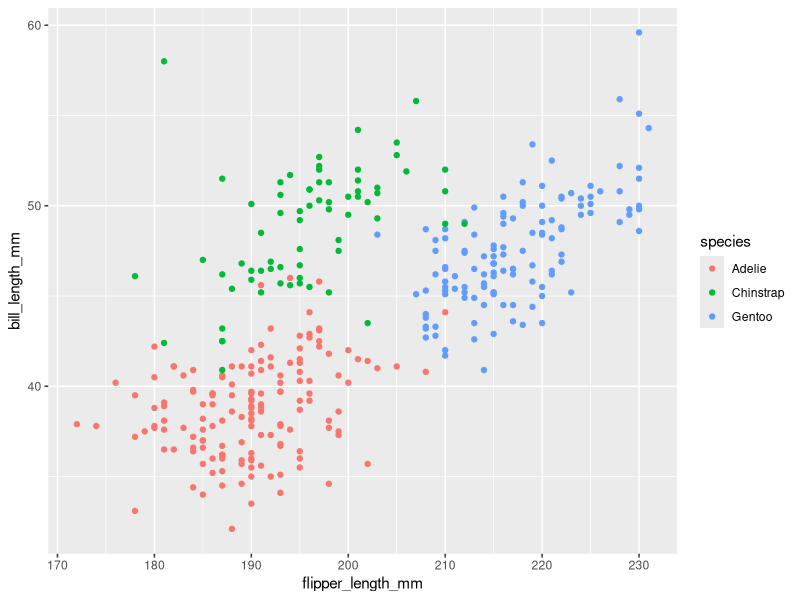
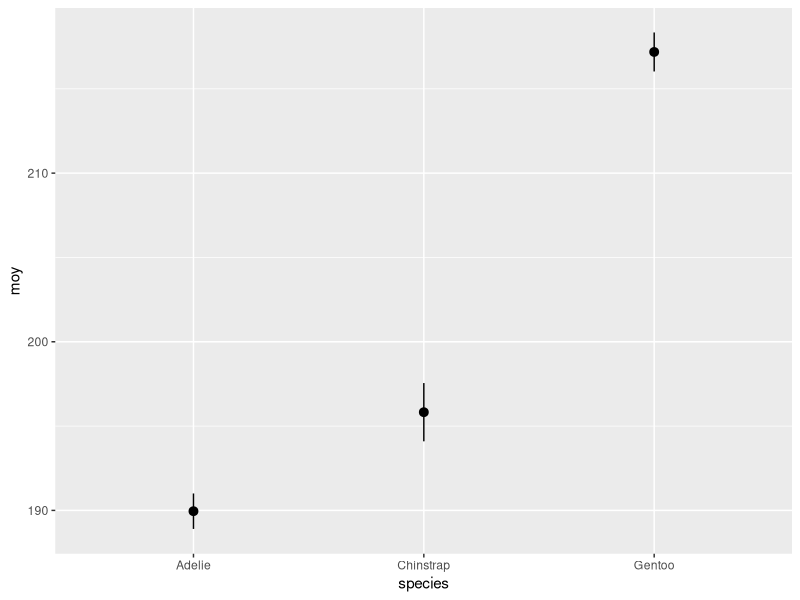
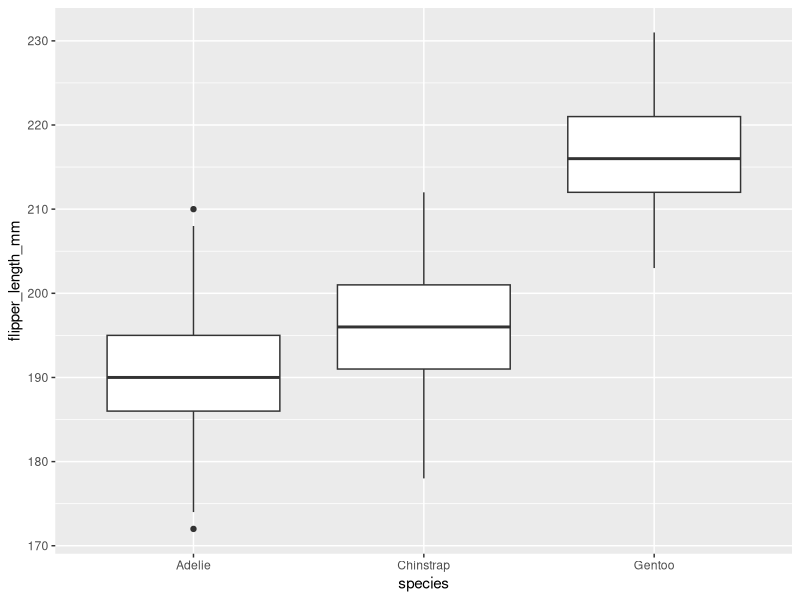

Reproduce these figures in R, in order.
## ---- chunk 1
knitr::opts_chunk$set(echo = TRUE)
library(dplyr)
library(ggplot2)
set.seed(7102)
## ---- chunk 2
library(palmerpenguins)
data(penguins)
head(penguins)
## ---- chunk 3
library(ggplot2)
library(dplyr)
ggplot(penguins, aes(x = flipper_length_mm, y = bill_length_mm, color = species)) +
    geom_point()
## ---- chunk 4
fl_stat <- penguins %>%
    filter(!is.na(flipper_length_mm)) %>%
    group_by(species) %>%
    summarize(n = n(), moy = mean(flipper_length_mm), 
              ecart_type = sd(flipper_length_mm)) %>%
    mutate(err_type = ecart_type / sqrt(n))
fl_stat
## ---- chunk 5
fl_stat <- fl_stat %>%
    mutate(ic_min = moy + qt(0.025, df = n - 1) * err_type,
           ic_max = moy + qt(0.975, df = n - 1) * err_type)
fl_stat
## ---- chunk 6
ggplot(fl_stat, aes(x = species, y = moy, ymin = ic_min, ymax = ic_max)) +
    geom_pointrange()
## ---- chunk 7
fl <- filter(penguins, !is.na(flipper_length_mm))
ggplot(fl, aes(x = species, y = flipper_length_mm)) + 
    geom_boxplot()
## ---- chunk 8
fl_alea <- function() {
    samp <- sample_n(fl, 30)
    mean(samp$flipper_length_mm)
}

fl_strat <- function() {
    samp <- group_by(fl, species) %>%
        sample_n(10)
    mean(samp$flipper_length_mm)
}

fl_alea()
fl_strat()
## ---- chunk 9
rep_alea <- replicate(1000, fl_alea())
rep_strat <- replicate(1000, fl_strat())
## ---- chunk 10
sd(rep_alea)
sd(rep_strat)
